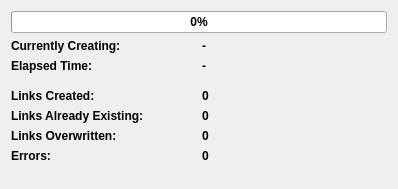
<?xml version="1.0" encoding="UTF-8"?>
<ui version="4.0">
 <class>ProgressPage</class>
 <widget class="QWidget" name="ProgressPage">
  <property name="geometry">
   <rect>
    <x>0</x>
    <y>0</y>
    <width>398</width>
    <height>189</height>
   </rect>
  </property>
  <property name="font">
   <font>
    <weight>75</weight>
    <bold>true</bold>
   </font>
  </property>
  <property name="windowTitle">
   <string>Progress</string>
  </property>
  <layout class="QGridLayout" name="gridLayout">
   <item row="1" column="1">
    <widget class="QLabel" name="labelCurrentlyValue">
     <property name="sizePolicy">
      <sizepolicy hsizetype="Ignored" vsizetype="Preferred">
       <horstretch>0</horstretch>
       <verstretch>0</verstretch>
      </sizepolicy>
     </property>
     <property name="text">
      <string>-</string>
     </property>
    </widget>
   </item>
   <item row="3" column="0" colspan="2">
    <spacer name="verticalSpacer_2">
     <property name="orientation">
      <enum>Qt::Vertical</enum>
     </property>
     <property name="sizeType">
      <enum>QSizePolicy::Fixed</enum>
     </property>
     <property name="sizeHint" stdset="0">
      <size>
       <width>20</width>
       <height>10</height>
      </size>
     </property>
    </spacer>
   </item>
   <item row="0" column="0" colspan="2">
    <widget class="QProgressBar" name="progressBar">
     <property name="value">
      <number>0</number>
     </property>
     <property name="textVisible">
      <bool>true</bool>
     </property>
    </widget>
   </item>
   <item row="1" column="0">
    <widget class="QLabel" name="labelCurrently">
     <property name="text">
      <string>&lt;html&gt;&lt;head/&gt;&lt;body&gt;&lt;p&gt;&lt;span style=&quot; font-weight:600;&quot;&gt;Currently Creating:&lt;/span&gt;&lt;/p&gt;&lt;/body&gt;&lt;/html&gt;</string>
     </property>
    </widget>
   </item>
   <item row="7" column="1">
    <widget class="QLabel" name="labelOverwrittenValue">
     <property name="text">
      <string>0</string>
     </property>
    </widget>
   </item>
   <item row="11" column="0" colspan="2">
    <spacer name="verticalSpacer">
     <property name="orientation">
      <enum>Qt::Vertical</enum>
     </property>
     <property name="sizeHint" stdset="0">
      <size>
       <width>20</width>
       <height>40</height>
      </size>
     </property>
    </spacer>
   </item>
   <item row="4" column="0" rowspan="2">
    <widget class="QLabel" name="labelCreated">
     <property name="text">
      <string>&lt;html&gt;&lt;head/&gt;&lt;body&gt;&lt;p&gt;&lt;span style=&quot; font-weight:600;&quot;&gt;Links Created:&lt;/span&gt;&lt;/p&gt;&lt;/body&gt;&lt;/html&gt;</string>
     </property>
    </widget>
   </item>
   <item row="4" column="1" rowspan="2">
    <widget class="QLabel" name="labelCreatedValue">
     <property name="text">
      <string>0</string>
     </property>
    </widget>
   </item>
   <item row="2" column="0">
    <widget class="QLabel" name="labelElapsed">
     <property name="text">
      <string>&lt;html&gt;&lt;head/&gt;&lt;body&gt;&lt;p&gt;&lt;span style=&quot; font-weight:600;&quot;&gt;Elapsed Time:&lt;/span&gt;&lt;/p&gt;&lt;/body&gt;&lt;/html&gt;</string>
     </property>
    </widget>
   </item>
   <item row="2" column="1">
    <widget class="QLabel" name="labelElapsedValue">
     <property name="text">
      <string>-</string>
     </property>
    </widget>
   </item>
   <item row="6" column="1">
    <widget class="QLabel" name="labelExistingValue">
     <property name="text">
      <string>0</string>
     </property>
    </widget>
   </item>
   <item row="6" column="0">
    <widget class="QLabel" name="labelExisting">
     <property name="text">
      <string>&lt;html&gt;&lt;head/&gt;&lt;body&gt;&lt;p&gt;&lt;span style=&quot; font-weight:600;&quot;&gt;Links Already Existing:&lt;/span&gt;&lt;/p&gt;&lt;/body&gt;&lt;/html&gt;</string>
     </property>
    </widget>
   </item>
   <item row="7" column="0">
    <widget class="QLabel" name="labelOverwritten">
     <property name="text">
      <string>&lt;html&gt;&lt;head/&gt;&lt;body&gt;&lt;p&gt;&lt;span style=&quot; font-weight:600;&quot;&gt;Links Overwritten:&lt;/span&gt;&lt;/p&gt;&lt;/body&gt;&lt;/html&gt;</string>
     </property>
    </widget>
   </item>
   <item row="8" column="0">
    <widget class="QLabel" name="labelErrors">
     <property name="text">
      <string>&lt;html&gt;&lt;head/&gt;&lt;body&gt;&lt;p&gt;&lt;span style=&quot; font-weight:600;&quot;&gt;Errors:&lt;/span&gt;&lt;/p&gt;&lt;/body&gt;&lt;/html&gt;</string>
     </property>
    </widget>
   </item>
   <item row="8" column="1">
    <widget class="QLabel" name="labelErrorsValue">
     <property name="text">
      <string>0</string>
     </property>
    </widget>
   </item>
  </layout>
 </widget>
 <resources/>
 <connections/>
</ui>
